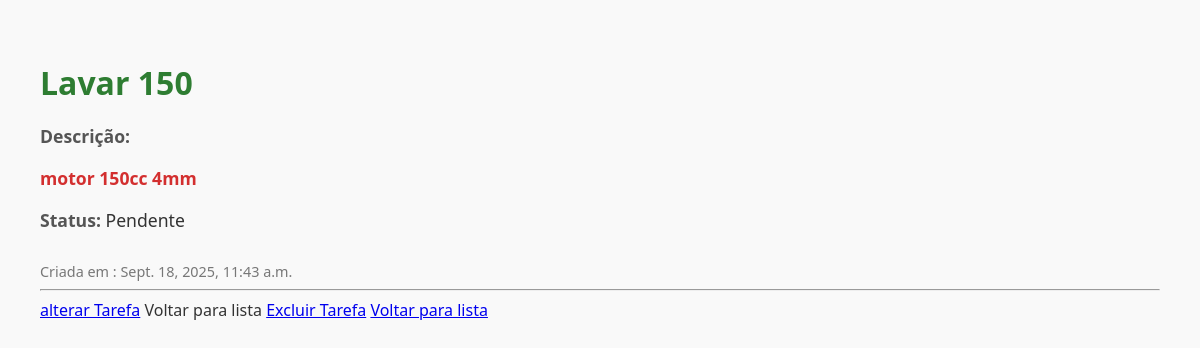
The page /tarefas/2/ on the database its author committed.
### tarefas/models.py (models this page shows, shortened)
class Tarefa(models.Model):
    titulo = models.CharField(max_length = 200)
    descricao = models.TextField(blank = True, null = True)
    data_criacao = models.DateTimeField(auto_now_add = True)
    concluida = models.BooleanField(default = False)
    projeto = models.ForeignKey(Projeto, on_delete = models.CASCADE, null = True, blank = True)

### tarefas/views.py (the view)
def detalhe_tarefa (request, tarefa_id):
    tarefa = get_object_or_404(Tarefa, pk= tarefa_id)
    return render (request, 'tarefas/detalhe.html',{'tarefa':tarefa})

### tarefas/templates/tarefas/detalhe.html (shortened to what this page needs)
<!DOCTYPE html>
<html lang="pt-br">
    <head>
        {% load static %}
        <link rel="stylesheet" href="{% static 'detalhe/detalhe.css' %}">
    </head>
<body>
    <h1>{{tarefa.titulo}}</h1>
    <p><strong>Descrição:</strong>{{ tarefa.descricao|linebreaks}} </p>
    <p><strong>Status:</strong> {% if tarefa.concluida %}Concluido{% else %}Pendente{% endif %}</p>
    <small>Criada em : {{tarefa.data_criacao}}</tarefa></small>
    <hr>
    <a href="{% url 'alterar_tarefa' tarefa.id %}">alterar Tarefa</a>
    Voltar para lista
     <a href="{% url 'excluir_tarefa' tarefa.id %}">Excluir Tarefa</a>
    <a href="{% url 'lista_tarefas' %}">Voltar para lista</a>
</body>
</html>

### tarefas/static/detalhe/detalhe.css (style rules this page uses)
body { margin: 0; padding: 0; font-family: 'Segoe UI', Tahoma, Geneva, Verdana, sans-serif; background-color: #f9f9f9; color: #333; padding: 40px; }
h1 { font-size: 2em; color: #2e7d32; margin-bottom: 20px; }
p { font-size: 1.1em; margin-bottom: 15px; }
strong { color: #555; }
p:nth-of-type(2) { font-weight: bold; color: #d32f2f; }
small { display: block; margin-top: 30px; color: #777; font-size: 0.9em; }

### rows shown on the page
Tarefa: titulo "Lavar 150", descricao "motor 150cc 4mm", data_criacao "Sept. 18, 2025, 11:43 a.m."
